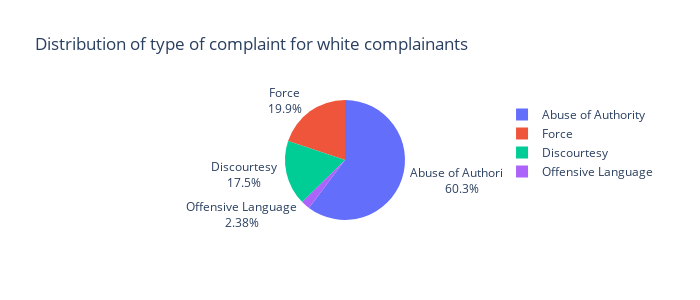

The cell this chart's notebook holds for it:
### Code cell
print(dfW.groupby('fado_type').count()['complaint_id'])
fig = px.pie(dfW,'fado_type',title='Distribution of type of complaint for white complainants',width=700, height=300)
fig=fig.update_traces(textinfo="percent+label")
fig.show()

### Figure 1 — Plotly figure (JSON) as saved in the notebook; plotly's stock layout.template omitted (floating-point values rounded to 4 significant figures; data arrays with more than 128 entries replaced by an {"elided": "..."} marker saying what was removed)
{"data": [{"domain": {"x": [0, 1], "y": [0, 1]}, "hovertemplate": "fado_type=%{label}<extra></extra>", "labels": {"elided": "2778 str values"}, "legendgroup": "", "name": "", "showlegend": true, "textinfo": "percent+label", "type": "pie"}], "layout": {"height": 300, "legend": {"tracegroupgap": 0}, "title": {"text": "Distribution of type of complaint for white complainants"}, "width": 700}}
